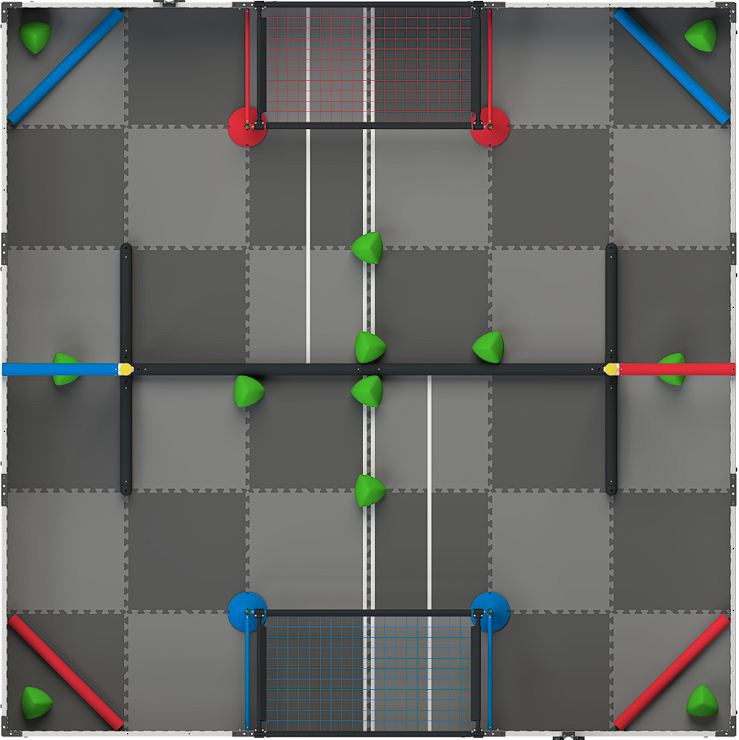
#> input picture Python/field.png, 739 x 740 px, given in place of logo4.png, which was not available
$ python client.py
#> lines starting #> are read from the running program, lines starting #| are printed output that depends on the picture; pictures that were not available may be replaced by others from this repository, and a replacement may not be noted
### Python/webSocket/visualizer.py
import matplotlib.pyplot as plt
import matplotlib.patches as patches
import matplotlib.transforms as transforms
import matplotlib.image as mpimg
import numpy as np
from scipy.ndimage import zoom

time = 20
refreshTime = 10/1000
num = int(time / refreshTime)

bot = mpimg.imread("logo4.png")
#> bot is the input picture: shape (740, 739, 4) float32; mean R, G, B, A 0.399, 0.402, 0.394, 1
scale_factor = 0.8
bot = zoom(bot, (scale_factor, scale_factor, 1))
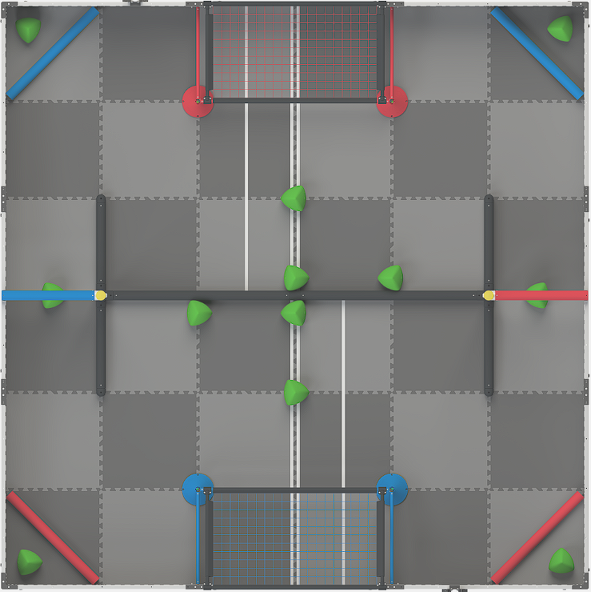
#> bot: shape (592, 591, 4) float32; mean R, G, B, A 0.399, 0.402, 0.394, 1; transparent parts drawn white


img = plt.imread("match field.png")
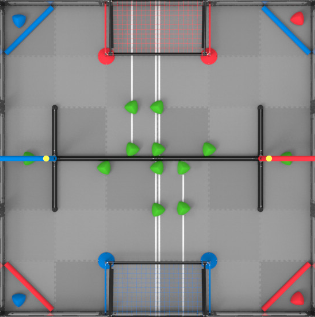
#> input picture Python/match field.png, 315 x 317 px, found by its file name
#> img is the input picture: shape (317, 315, 4) float32; mean R, G, B, A 0.538, 0.537, 0.537, 1
img = np.clip(img, 0, 1)
# Create a figure and an axis
fig, axs = plt.subplots(nrows=2, ncols=2)
axs[1,1].imshow(img, extent=[0, 144, 0, 144], zorder=0)
m, n = 2, 2
# Define the labels for each subplot
x_labels = [['Time (s)', 'Time (s)'], ['Time (s)', 'x (inch)']]
y_labels = [['d1', 'd2'], ['d3', 'y (inch)']]

for i in range(m):
    for j in range(n):
        axs[i, j].set_xlabel(x_labels[i][j])
        axs[i, j].set_ylabel(y_labels[i][j])
        axs[i, j].grid(True)


# Initialize your data
tData = np.linspace(-time, 0, num).tolist()
backUptData = np.linspace(-time, 0, num).tolist()

p1Data = np.linspace(0, 0, num).tolist()
p2Data = np.linspace(0, 0, num).tolist()
p3Data = np.linspace(0, 0, num).tolist()
backUpP1Data = np.linspace(0, 0, num).tolist()
backUpP2Data = np.linspace(0, 0, num).tolist()
backUpP3Data = np.linspace(0, 0, num).tolist()

xData = [0]
yData = [0]
heading = 0
coords, = axs[1,1].plot(xData, yData, linestyle='solid', color='black', linewidth=2, zorder=1)

# [9 lines left out: function updateLine1, not called in this run]


class Line:
    def __init__(self, height, plotx, ploty):
        global num
        self.height = height
        self.y_data=[height]*num
        self.x_data=[0]*num
        self.line, = axs[plotx,ploty].plot(self.x_data, self.y_data,linestyle='dashed', color='black')
        self.line.set_xdata(self.x_data)
        self.line.set_ydata(self.y_data)
    # [4 lines left out: function update_line, not called in this run]


class dataOverTimeLine:
    def __init__(self, plotx, ploty):
        global num, tData
        #self.line, = axs[plotx,ploty].plot(tData, np.linspace(0, 0, num).tolist(), 'o', color='red', markersize=2)
        self.line, = axs[plotx,ploty].plot(tData, np.linspace(0, 0, num).tolist(),linestyle='solid', color='red', linewidth=2)
        self.max_y = 1
        self.min_y = -1
    # [11 lines left out: function update_line, not called in this run]


# Create a line object that will be updated
line1 = dataOverTimeLine(0,0)
line2 = dataOverTimeLine(1,0)
line3 = dataOverTimeLine(0,1)

# Predefined values for the first argument of each Line
predefined_values = [[[0, 2950, 0], [0, 2, 0]], [[0, 12, 0], [0, 0, 0]]]

x_axes = []
targets = []
targetBs = []

for i in range(m):
    for j in range(n):
        x_axes.append(Line(predefined_values[i][j][0], i, j))
        targets.append(Line(predefined_values[i][j][1], i, j))
        targetBs.append(Line(predefined_values[i][j][2], i, j))


# [16 lines left out: function limitData, not called in this run]


square = patches.Rectangle((0.5, 0.5), 0.1, 0.1, angle=heading, fill=False)
trans = transforms.Affine2D().rotate_deg(heading).translate(0, 0)
bot_image = axs[1, 1].imshow(np.clip(bot, 0, 1), transform=trans + axs[1, 1].transData, zorder=2)

# [60 lines left out: function update, not called in this run]

### Python/webSocket/client.py
#!/usr/bin/env python
import websockets
import re
import asyncio
import visualizer
import math
import time

start_time = time.time()  # Save the current time at the start of the program


t = 0
d1 = 0
d2 = 0
d3 = 0
x = 0
y = 0
h = 0
# Define an asynchronous function that updates the data
async def update_data():
    while True:
        # Add a new value to the data
        global t, d1, d2, d3, x, y, start_time, visualizer
        end_time = time.time()  # Save the current time at the end of the program
        '''t = end_time - start_time
        d1 = 3600* abs(math.sin(t * (1/4 * math.pi)))
        d2 = 12 * abs(math.sin(t * (1/4 * math.pi)))
        d3 = 1.8* abs(math.sin(t * (1/4 * math.pi)))
        x = 144 * abs(math.sin(t * (1/4 * math.pi)))
        y = 144 * abs(math.cos(t * (1/4 * math.pi)))
        newxterm = 144 * abs(math.sin(t * (1/4 * math.pi)))/abs(math.sin(t * (1/4 * math.pi)))*math.cos(t*math.pi/4)* math.pi/4
        newyterm = -144 * abs(math.cos(t * (1/4 * math.pi)))/abs(math.cos(t * (1/4 * math.pi)))*math.sin(t*math.pi/4)* math.pi/4
        h = math.atan2(newyterm, newxterm) * 180 / math.pi - 90'''
        visualizer.updateLine1(t, d1, d2, d3, x, y, h)
        # Update the plot
        visualizer.update()
        # Wait for a bit
        await asyncio.sleep(visualizer.refreshTime)


def is_float_sequence(s):
    # The regular expression pattern for a sequence of four floats, including negative floats
    pattern = r'-?\d*(\.\d+)?,-?\d*(\.\d+)?,-?\d*(\.\d+)?,-?\d*(\.\d+)?'
    #pattern = r'-?\d*(\.\d+)?,-?\d*(\.\d+)?,-?\d*(\.\d+)?,-?\d*(\.\d+)?,-?\d*(\.\d+)?,-?\d*(\.\d+)?,-?\d*(\.\d+)?'
    output = re.search(pattern, s)
    if output != None:
        output = output.group(0)
    if output:
        return output
    else: return None

async def hello():

    #uri = "ws://0.0.0.0:7071/vexrobotics.vexcode/device"
    uri = "ws://localhost:7071/vexrobotics.vexcode/device"
    async with websockets.connect(uri) as websocket:
        print("Connected to server successfully")
        while True:
            #print("Connected to server")
            greeting = await websocket.recv()
            #print("yo")
            values_string = greeting.decode('utf-8')
            checked_string = is_float_sequence(values_string)
            if checked_string != None:
                print("Valid input")
                print(values_string, end='')
            #if True:
                # Split the string into a list of values
                values_list = checked_string.split(',')
                # Convert the values to float (since they seem to be decimal numbers)
                values_list = [float(value) for value in values_list]
                # Assign the values to a preset list of variables
                global d1, d2, d3, t, x, y, h
                t, d1, d2, d3 = values_list
            else:
                print("Invalid input")
                print(values_string)
                pass
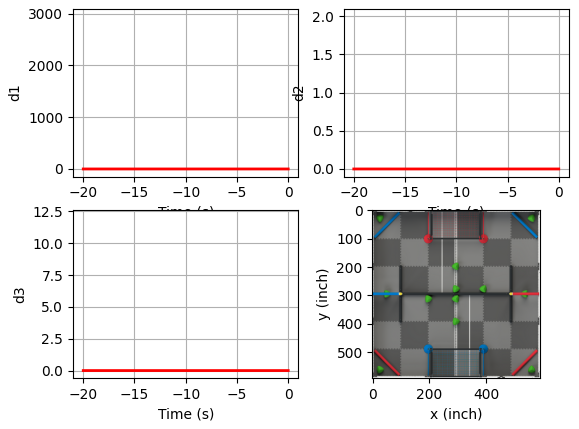
#> figure drawn by matplotlib, 4 panels
